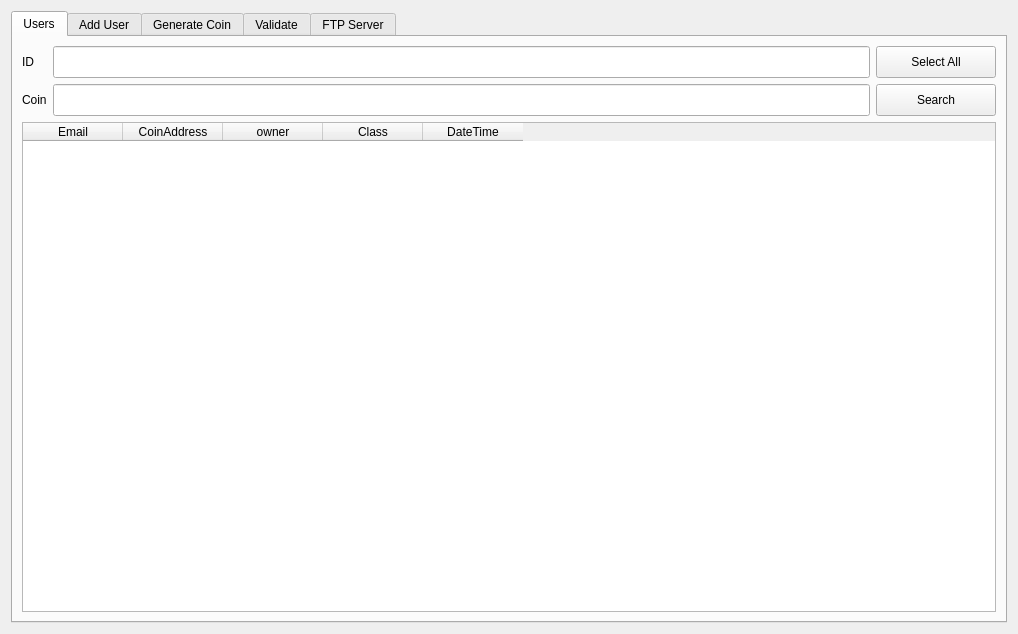
<?xml version="1.0" encoding="UTF-8"?>
<ui version="4.0">
 <class>FormInvestment</class>
 <widget class="QWidget" name="FormInvestment">
  <property name="geometry">
   <rect>
    <x>0</x>
    <y>0</y>
    <width>1018</width>
    <height>634</height>
   </rect>
  </property>
  <property name="windowTitle">
   <string>Form</string>
  </property>
  <layout class="QVBoxLayout" name="verticalLayout_4">
   <item>
    <widget class="QTabWidget" name="tabWidget">
     <property name="currentIndex">
      <number>0</number>
     </property>
     <widget class="QWidget" name="tab_User">
      <attribute name="title">
       <string>Users</string>
      </attribute>
      <layout class="QVBoxLayout" name="verticalLayout_2">
       <item>
        <layout class="QGridLayout" name="gridLayout">
         <item row="0" column="0">
          <widget class="QLabel" name="label_14">
           <property name="text">
            <string>ID</string>
           </property>
          </widget>
         </item>
         <item row="0" column="1">
          <widget class="QLineEdit" name="userid">
           <property name="maximumSize">
            <size>
             <width>16777215</width>
             <height>32</height>
            </size>
           </property>
          </widget>
         </item>
         <item row="0" column="2">
          <widget class="QPushButton" name="btn_SelectAll">
           <property name="minimumSize">
            <size>
             <width>120</width>
             <height>32</height>
            </size>
           </property>
           <property name="text">
            <string>Select All</string>
           </property>
          </widget>
         </item>
         <item row="1" column="0">
          <widget class="QLabel" name="label_15">
           <property name="text">
            <string>Coin</string>
           </property>
          </widget>
         </item>
         <item row="1" column="1">
          <widget class="QLineEdit" name="coinid">
           <property name="maximumSize">
            <size>
             <width>16777215</width>
             <height>32</height>
            </size>
           </property>
          </widget>
         </item>
         <item row="1" column="2">
          <widget class="QPushButton" name="btn_Search">
           <property name="minimumSize">
            <size>
             <width>0</width>
             <height>32</height>
            </size>
           </property>
           <property name="text">
            <string>Search</string>
           </property>
          </widget>
         </item>
        </layout>
       </item>
       <item>
        <widget class="QTableWidget" name="tableWidgetUsers">
         <property name="styleSheet">
          <string notr="true"/>
         </property>
         <column>
          <property name="text">
           <string>Email</string>
          </property>
         </column>
         <column>
          <property name="text">
           <string>CoinAddress</string>
          </property>
         </column>
         <column>
          <property name="text">
           <string>owner</string>
          </property>
         </column>
         <column>
          <property name="text">
           <string>Class</string>
          </property>
         </column>
         <column>
          <property name="text">
           <string>DateTime</string>
          </property>
         </column>
        </widget>
       </item>
      </layout>
     </widget>
     <widget class="QWidget" name="tab_Add">
      <attribute name="title">
       <string>Add User</string>
      </attribute>
      <layout class="QHBoxLayout" name="horizontalLayout">
       <item>
        <widget class="QGroupBox" name="groupBox_2">
         <property name="title">
          <string>AddUser</string>
         </property>
         <layout class="QGridLayout" name="gridLayout_33">
          <property name="verticalSpacing">
           <number>12</number>
          </property>
          <item row="2" column="0">
           <widget class="QLabel" name="label_394">
            <property name="text">
             <string>Name:</string>
            </property>
            <property name="scaledContents">
             <bool>true</bool>
            </property>
           </widget>
          </item>
          <item row="2" column="2" colspan="2">
           <widget class="QLabel" name="label_30">
            <property name="text">
             <string>used incase of lost password</string>
            </property>
           </widget>
          </item>
          <item row="6" column="1" colspan="3">
           <widget class="QLineEdit" name="add_txt_Extra">
            <property name="text">
             <string/>
            </property>
           </widget>
          </item>
          <item row="4" column="1">
           <widget class="QLineEdit" name="add_txt_Phone">
            <property name="text">
             <string/>
            </property>
           </widget>
          </item>
          <item row="4" column="2" colspan="2">
           <widget class="QLabel" name="label_29">
            <property name="text">
             <string>optional incase of lost password</string>
            </property>
           </widget>
          </item>
          <item row="8" column="1">
           <widget class="QPushButton" name="add_btn_Insert">
            <property name="minimumSize">
             <size>
              <width>0</width>
              <height>32</height>
             </size>
            </property>
            <property name="text">
             <string>Insert User then email</string>
            </property>
           </widget>
          </item>
          <item row="5" column="0">
           <widget class="QLabel" name="label_4">
            <property name="text">
             <string>Datetime:</string>
            </property>
           </widget>
          </item>
          <item row="7" column="1">
           <widget class="QLineEdit" name="add_txt_Class">
            <property name="text">
             <string/>
            </property>
           </widget>
          </item>
          <item row="1" column="0">
           <widget class="QLabel" name="label_396">
            <property name="text">
             <string>Email</string>
            </property>
            <property name="scaledContents">
             <bool>true</bool>
            </property>
           </widget>
          </item>
          <item row="1" column="1">
           <widget class="QLineEdit" name="add_txt_Email">
            <property name="text">
             <string/>
            </property>
           </widget>
          </item>
          <item row="2" column="1">
           <widget class="QLineEdit" name="add_txt_Name">
            <property name="text">
             <string/>
            </property>
           </widget>
          </item>
          <item row="0" column="2" colspan="2">
           <widget class="QLabel" name="label_36">
            <property name="text">
             <string>encrypted address copied to clipboard</string>
            </property>
           </widget>
          </item>
          <item row="8" column="3">
           <widget class="QPushButton" name="add_btn_GenerateQR">
            <property name="minimumSize">
             <size>
              <width>0</width>
              <height>32</height>
             </size>
            </property>
            <property name="text">
             <string>Generate QR Code</string>
            </property>
           </widget>
          </item>
          <item row="0" column="1">
           <widget class="QLineEdit" name="add_txt_UserID">
            <property name="enabled">
             <bool>true</bool>
            </property>
            <property name="styleSheet">
             <string notr="true">background-color: rgb(211, 215, 207);</string>
            </property>
            <property name="text">
             <string>autogenerated</string>
            </property>
            <property name="readOnly">
             <bool>true</bool>
            </property>
           </widget>
          </item>
          <item row="3" column="1">
           <widget class="QLineEdit" name="add_txt_Password">
            <property name="text">
             <string/>
            </property>
           </widget>
          </item>
          <item row="5" column="2">
           <widget class="QLabel" name="label_31">
            <property name="text">
             <string>used for encryption</string>
            </property>
           </widget>
          </item>
          <item row="6" column="0">
           <widget class="QLabel" name="label_32">
            <property name="text">
             <string>Extra Info:</string>
            </property>
           </widget>
          </item>
          <item row="0" column="0">
           <widget class="QLabel" name="label">
            <property name="text">
             <string>UserID:</string>
            </property>
            <property name="scaledContents">
             <bool>true</bool>
            </property>
           </widget>
          </item>
          <item row="9" column="3">
           <widget class="QPushButton" name="add_btn_SaveQR">
            <property name="enabled">
             <bool>false</bool>
            </property>
            <property name="minimumSize">
             <size>
              <width>0</width>
              <height>32</height>
             </size>
            </property>
            <property name="text">
             <string>Save QR Code</string>
            </property>
           </widget>
          </item>
          <item row="9" column="1">
           <widget class="QPushButton" name="add_btn_Save">
            <property name="minimumSize">
             <size>
              <width>0</width>
              <height>32</height>
             </size>
            </property>
            <property name="text">
             <string>Save info to text for user</string>
            </property>
           </widget>
          </item>
          <item row="3" column="0">
           <widget class="QLabel" name="label_2834">
            <property name="text">
             <string>Password:</string>
            </property>
           </widget>
          </item>
          <item row="4" column="0">
           <widget class="QLabel" name="label_343">
            <property name="text">
             <string>Phone:</string>
            </property>
           </widget>
          </item>
          <item row="5" column="1">
           <widget class="QLineEdit" name="add_txt_Date">
            <property name="text">
             <string>2020121</string>
            </property>
           </widget>
          </item>
          <item row="3" column="2" colspan="2">
           <widget class="QLabel" name="label_39">
            <property name="text">
             <string>optional - random will be generated if blank</string>
            </property>
           </widget>
          </item>
          <item row="7" column="0">
           <widget class="QLabel" name="label_38">
            <property name="text">
             <string>Class:</string>
            </property>
           </widget>
          </item>
          <item row="10" column="1">
           <spacer name="verticalSpacer">
            <property name="orientation">
             <enum>Qt::Vertical</enum>
            </property>
            <property name="sizeHint" stdset="0">
             <size>
              <width>20</width>
              <height>40</height>
             </size>
            </property>
           </spacer>
          </item>
         </layout>
        </widget>
       </item>
       <item>
        <widget class="QGraphicsView" name="add_QRView"/>
       </item>
      </layout>
     </widget>
     <widget class="QWidget" name="tab_Coin">
      <attribute name="title">
       <string>Generate Coin</string>
      </attribute>
      <layout class="QVBoxLayout" name="verticalLayout_3">
       <item>
        <widget class="QLabel" name="label_16">
         <property name="text">
          <string>Coin Value based on Local Currency or something like Gold / silver / bitcoin / cookies / votes / lottery etc...</string>
         </property>
        </widget>
       </item>
       <item>
        <widget class="QGroupBox" name="groupBox_11">
         <property name="title">
          <string>Coin Settings</string>
         </property>
         <layout class="QGridLayout" name="gridLayout_3">
          <item row="2" column="3">
           <widget class="QLabel" name="label_8">
            <property name="text">
             <string>Encrypted-RSA+AES</string>
            </property>
           </widget>
          </item>
          <item row="2" column="0" colspan="2">
           <widget class="QLabel" name="label_655">
            <property name="text">
             <string>CoinAddressLength</string>
            </property>
           </widget>
          </item>
          <item row="2" column="2">
           <widget class="QLineEdit" name="cns_txt_Length">
            <property name="text">
             <string>8</string>
            </property>
           </widget>
          </item>
          <item row="1" column="2">
           <widget class="QLineEdit" name="cns_txt_Count">
            <property name="text">
             <string>10000</string>
            </property>
           </widget>
          </item>
          <item row="0" column="2">
           <widget class="QLineEdit" name="cns_txt_Coin">
            <property name="text">
             <string>CookieCoin</string>
            </property>
           </widget>
          </item>
          <item row="1" column="0">
           <widget class="QLabel" name="label_5">
            <property name="text">
             <string>CoinCount</string>
            </property>
           </widget>
          </item>
          <item row="0" column="0">
           <widget class="QLabel" name="label_19">
            <property name="text">
             <string>Coin Name</string>
            </property>
           </widget>
          </item>
          <item row="3" column="0">
           <widget class="QLabel" name="label_755">
            <property name="text">
             <string>DateCreated</string>
            </property>
           </widget>
          </item>
          <item row="3" column="2">
           <layout class="QHBoxLayout" name="horizontalLayout_14">
            <item>
             <widget class="QSpinBox" name="cns_sp_Day">
              <property name="minimum">
               <number>1</number>
              </property>
             </widget>
            </item>
            <item>
             <widget class="QComboBox" name="cns_cb_Month">
              <item>
               <property name="text">
                <string>Jan</string>
               </property>
              </item>
              <item>
               <property name="text">
                <string>Feb</string>
               </property>
              </item>
              <item>
               <property name="text">
                <string>Mar</string>
               </property>
              </item>
              <item>
               <property name="text">
                <string>April</string>
               </property>
              </item>
              <item>
               <property name="text">
                <string>May</string>
               </property>
              </item>
              <item>
               <property name="text">
                <string>June</string>
               </property>
              </item>
              <item>
               <property name="text">
                <string>July</string>
               </property>
              </item>
              <item>
               <property name="text">
                <string>Aug</string>
               </property>
              </item>
              <item>
               <property name="text">
                <string>September</string>
               </property>
              </item>
              <item>
               <property name="text">
                <string>October</string>
               </property>
              </item>
              <item>
               <property name="text">
                <string>November</string>
               </property>
              </item>
             </widget>
            </item>
            <item>
             <widget class="QSpinBox" name="cns_sp_Year">
              <property name="maximum">
               <number>15000</number>
              </property>
              <property name="value">
               <number>2020</number>
              </property>
             </widget>
            </item>
            <item>
             <widget class="QTimeEdit" name="cns_sp_Time"/>
            </item>
           </layout>
          </item>
          <item row="2" column="4">
           <layout class="QHBoxLayout" name="horizontalLayout_15">
            <item>
             <widget class="QRadioButton" name="cns_chk_EncYes">
              <property name="text">
               <string>Yes</string>
              </property>
             </widget>
            </item>
            <item>
             <widget class="QRadioButton" name="cns_chk_EncNo">
              <property name="text">
               <string>No</string>
              </property>
              <property name="checked">
               <bool>true</bool>
              </property>
             </widget>
            </item>
           </layout>
          </item>
          <item row="1" column="3">
           <widget class="QLabel" name="label_21">
            <property name="text">
             <string>Coin Value</string>
            </property>
           </widget>
          </item>
          <item row="0" column="4">
           <widget class="QLineEdit" name="cns_txt_Type">
            <property name="text">
             <string>CAD</string>
            </property>
           </widget>
          </item>
          <item row="3" column="4">
           <widget class="QSpinBox" name="cns_sp_Expires">
            <property name="minimum">
             <number>1</number>
            </property>
            <property name="maximum">
             <number>10000</number>
            </property>
            <property name="value">
             <number>50</number>
            </property>
           </widget>
          </item>
          <item row="0" column="3">
           <widget class="QLabel" name="label_17">
            <property name="text">
             <string>Type</string>
            </property>
           </widget>
          </item>
          <item row="3" column="3">
           <widget class="QLabel" name="label_1155">
            <property name="text">
             <string>Inactives Expire Years</string>
            </property>
           </widget>
          </item>
          <item row="1" column="4">
           <widget class="QLineEdit" name="cns_txt_Value">
            <property name="text">
             <string>.25</string>
            </property>
           </widget>
          </item>
         </layout>
        </widget>
       </item>
       <item>
        <layout class="QHBoxLayout" name="horizontalLayout_4">
         <item>
          <widget class="QLabel" name="label_22">
           <property name="text">
            <string>USB Key Drive Name only, leaveblank to store on HD</string>
           </property>
          </widget>
         </item>
         <item>
          <widget class="QLineEdit" name="cns_txt_USB">
           <property name="text">
            <string>drivename</string>
           </property>
          </widget>
         </item>
         <item>
          <widget class="QLabel" name="label_42">
           <property name="text">
            <string>Transaction driveName</string>
           </property>
          </widget>
         </item>
         <item>
          <widget class="QLineEdit" name="cns_sp_DriveName">
           <property name="text">
            <string/>
           </property>
          </widget>
         </item>
        </layout>
       </item>
       <item>
        <widget class="QGroupBox" name="groupBox">
         <property name="title">
          <string>Matures</string>
         </property>
         <layout class="QVBoxLayout" name="verticalLayout" stretch="1,10">
          <item>
           <layout class="QHBoxLayout" name="horizontalLayout_2">
            <item>
             <widget class="QRadioButton" name="cns_chk_mature_Yes">
              <property name="maximumSize">
               <size>
                <width>50</width>
                <height>16777215</height>
               </size>
              </property>
              <property name="text">
               <string>Yes</string>
              </property>
             </widget>
            </item>
            <item>
             <widget class="QRadioButton" name="cns_chk_mature_No">
              <property name="maximumSize">
               <size>
                <width>50</width>
                <height>16777215</height>
               </size>
              </property>
              <property name="text">
               <string>No</string>
              </property>
              <property name="checked">
               <bool>true</bool>
              </property>
             </widget>
            </item>
            <item>
             <spacer name="horizontalSpacer">
              <property name="orientation">
               <enum>Qt::Horizontal</enum>
              </property>
              <property name="sizeType">
               <enum>QSizePolicy::Minimum</enum>
              </property>
              <property name="sizeHint" stdset="0">
               <size>
                <width>20</width>
                <height>20</height>
               </size>
              </property>
             </spacer>
            </item>
            <item>
             <widget class="QLabel" name="label_9">
              <property name="text">
               <string>CoinPayout </string>
              </property>
             </widget>
            </item>
            <item>
             <widget class="QDoubleSpinBox" name="cns_sp_Payout">
              <property name="value">
               <double>1.000000000000000</double>
              </property>
             </widget>
            </item>
            <item>
             <widget class="QLabel" name="label_20">
              <property name="text">
               <string>Investment Multiplier: 2 is double</string>
              </property>
             </widget>
            </item>
            <item>
             <spacer name="horizontalSpacer_2">
              <property name="orientation">
               <enum>Qt::Horizontal</enum>
              </property>
              <property name="sizeHint" stdset="0">
               <size>
                <width>40</width>
                <height>20</height>
               </size>
              </property>
             </spacer>
            </item>
            <item>
             <widget class="QLabel" name="label_10">
              <property name="text">
               <string>MaturingDate</string>
              </property>
             </widget>
            </item>
            <item>
             <widget class="QSpinBox" name="cns_sp_matureDay">
              <property name="minimum">
               <number>1</number>
              </property>
             </widget>
            </item>
            <item>
             <widget class="QComboBox" name="cns_cb_matureMonth">
              <item>
               <property name="text">
                <string>Jan</string>
               </property>
              </item>
              <item>
               <property name="text">
                <string>Feb</string>
               </property>
              </item>
              <item>
               <property name="text">
                <string>Mar</string>
               </property>
              </item>
              <item>
               <property name="text">
                <string>April</string>
               </property>
              </item>
              <item>
               <property name="text">
                <string>May</string>
               </property>
              </item>
              <item>
               <property name="text">
                <string>June</string>
               </property>
              </item>
              <item>
               <property name="text">
                <string>July</string>
               </property>
              </item>
              <item>
               <property name="text">
                <string>Aug</string>
               </property>
              </item>
              <item>
               <property name="text">
                <string>September</string>
               </property>
              </item>
              <item>
               <property name="text">
                <string>October</string>
               </property>
              </item>
              <item>
               <property name="text">
                <string>November</string>
               </property>
              </item>
             </widget>
            </item>
            <item>
             <widget class="QSpinBox" name="cns_cb_matureYear">
              <property name="maximum">
               <number>15000</number>
              </property>
              <property name="value">
               <number>2020</number>
              </property>
             </widget>
            </item>
            <item>
             <widget class="QTimeEdit" name="cns_cb_matureTime"/>
            </item>
           </layout>
          </item>
          <item>
           <layout class="QHBoxLayout" name="horizontalLayout_3" stretch="1,10">
            <item>
             <widget class="QLabel" name="label_18">
              <property name="sizePolicy">
               <sizepolicy hsizetype="Fixed" vsizetype="Preferred">
                <horstretch>0</horstretch>
                <verstretch>0</verstretch>
               </sizepolicy>
              </property>
              <property name="text">
               <string>Description</string>
              </property>
              <property name="alignment">
               <set>Qt::AlignLeading|Qt::AlignLeft|Qt::AlignTop</set>
              </property>
             </widget>
            </item>
            <item>
             <widget class="QPlainTextEdit" name="cns_txt_description">
              <property name="sizePolicy">
               <sizepolicy hsizetype="Preferred" vsizetype="Preferred">
                <horstretch>0</horstretch>
                <verstretch>0</verstretch>
               </sizepolicy>
              </property>
              <property name="plainText">
               <string>What the investment will be based on</string>
              </property>
             </widget>
            </item>
           </layout>
          </item>
         </layout>
        </widget>
       </item>
       <item>
        <layout class="QHBoxLayout" name="horizontalLayout_5">
         <item>
          <spacer name="horizontalSpacer_3">
           <property name="orientation">
            <enum>Qt::Horizontal</enum>
           </property>
           <property name="sizeHint" stdset="0">
            <size>
             <width>40</width>
             <height>20</height>
            </size>
           </property>
          </spacer>
         </item>
         <item>
          <widget class="QPushButton" name="cns_btn_Generate">
           <property name="minimumSize">
            <size>
             <width>0</width>
             <height>32</height>
            </size>
           </property>
           <property name="text">
            <string>Generate Coin</string>
           </property>
          </widget>
         </item>
         <item>
          <spacer name="horizontalSpacer_4">
           <property name="orientation">
            <enum>Qt::Horizontal</enum>
           </property>
           <property name="sizeHint" stdset="0">
            <size>
             <width>40</width>
             <height>20</height>
            </size>
           </property>
          </spacer>
         </item>
        </layout>
       </item>
      </layout>
     </widget>
     <widget class="QWidget" name="tab_Validate">
      <attribute name="title">
       <string>Validate</string>
      </attribute>
      <widget class="QPushButton" name="btn_validateCoin">
       <property name="geometry">
        <rect>
         <x>380</x>
         <y>240</y>
         <width>151</width>
         <height>71</height>
        </rect>
       </property>
       <property name="text">
        <string>Validate</string>
       </property>
      </widget>
     </widget>
     <widget class="QWidget" name="tab_FTP">
      <attribute name="title">
       <string>FTP Server</string>
      </attribute>
      <widget class="QPushButton" name="btn_FtpServer">
       <property name="geometry">
        <rect>
         <x>430</x>
         <y>140</y>
         <width>141</width>
         <height>51</height>
        </rect>
       </property>
       <property name="text">
        <string>Server Settings</string>
       </property>
      </widget>
      <widget class="QPushButton" name="btn_FTPTest">
       <property name="geometry">
        <rect>
         <x>430</x>
         <y>200</y>
         <width>141</width>
         <height>51</height>
        </rect>
       </property>
       <property name="text">
        <string>test</string>
       </property>
      </widget>
     </widget>
    </widget>
   </item>
  </layout>
 </widget>
 <tabstops>
  <tabstop>tabWidget</tabstop>
  <tabstop>userid</tabstop>
  <tabstop>coinid</tabstop>
  <tabstop>btn_SelectAll</tabstop>
  <tabstop>btn_Search</tabstop>
  <tabstop>tableWidgetUsers</tabstop>
  <tabstop>add_txt_UserID</tabstop>
  <tabstop>add_txt_Email</tabstop>
  <tabstop>add_txt_Name</tabstop>
  <tabstop>add_txt_Password</tabstop>
  <tabstop>add_txt_Phone</tabstop>
  <tabstop>add_txt_Date</tabstop>
  <tabstop>add_txt_Extra</tabstop>
  <tabstop>add_txt_Class</tabstop>
  <tabstop>add_btn_Insert</tabstop>
  <tabstop>add_btn_Save</tabstop>
  <tabstop>add_btn_GenerateQR</tabstop>
  <tabstop>add_btn_SaveQR</tabstop>
  <tabstop>add_QRView</tabstop>
  <tabstop>cns_txt_Coin</tabstop>
  <tabstop>cns_txt_Count</tabstop>
  <tabstop>cns_txt_Length</tabstop>
  <tabstop>cns_sp_Day</tabstop>
  <tabstop>cns_cb_Month</tabstop>
  <tabstop>cns_sp_Year</tabstop>
  <tabstop>cns_sp_Time</tabstop>
  <tabstop>cns_txt_Type</tabstop>
  <tabstop>cns_txt_Value</tabstop>
  <tabstop>cns_chk_EncYes</tabstop>
  <tabstop>cns_chk_EncNo</tabstop>
  <tabstop>cns_sp_Expires</tabstop>
  <tabstop>cns_txt_USB</tabstop>
  <tabstop>cns_sp_DriveName</tabstop>
  <tabstop>cns_chk_mature_Yes</tabstop>
  <tabstop>cns_chk_mature_No</tabstop>
  <tabstop>cns_sp_Payout</tabstop>
  <tabstop>cns_sp_matureDay</tabstop>
  <tabstop>cns_cb_matureMonth</tabstop>
  <tabstop>cns_cb_matureYear</tabstop>
  <tabstop>cns_cb_matureTime</tabstop>
  <tabstop>cns_txt_description</tabstop>
  <tabstop>cns_btn_Generate</tabstop>
  <tabstop>btn_validateCoin</tabstop>
  <tabstop>btn_FtpServer</tabstop>
  <tabstop>btn_FTPTest</tabstop>
 </tabstops>
 <resources/>
 <connections/>
</ui>
